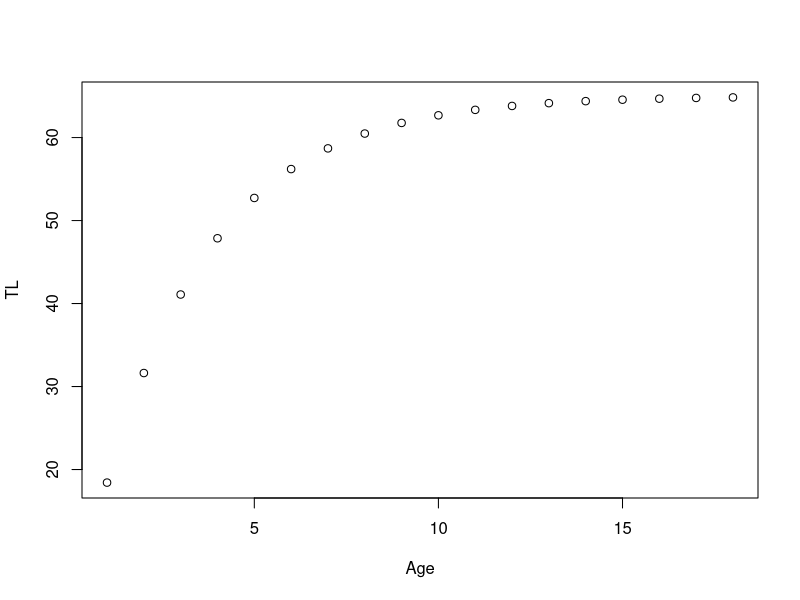
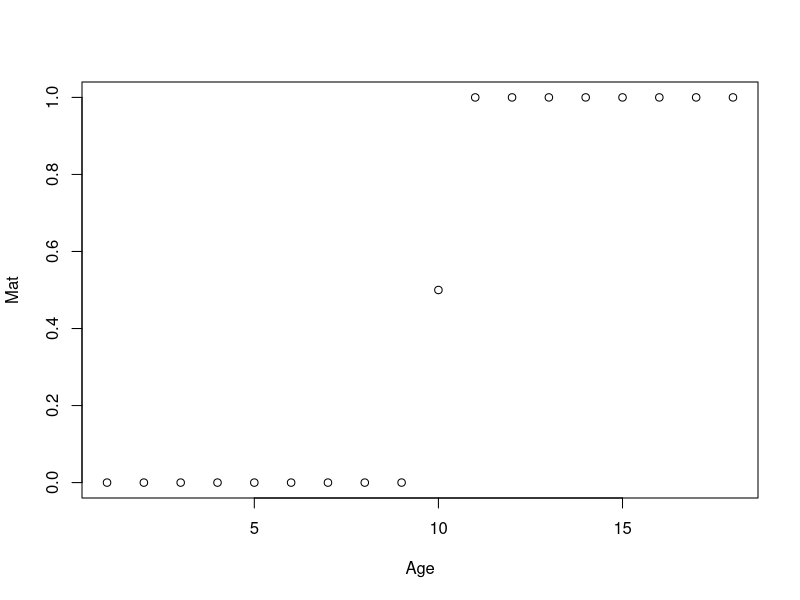
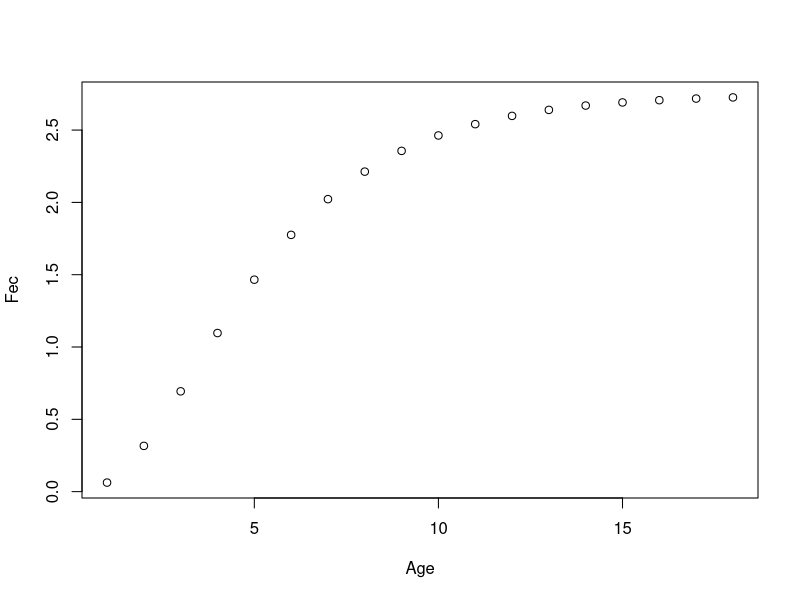
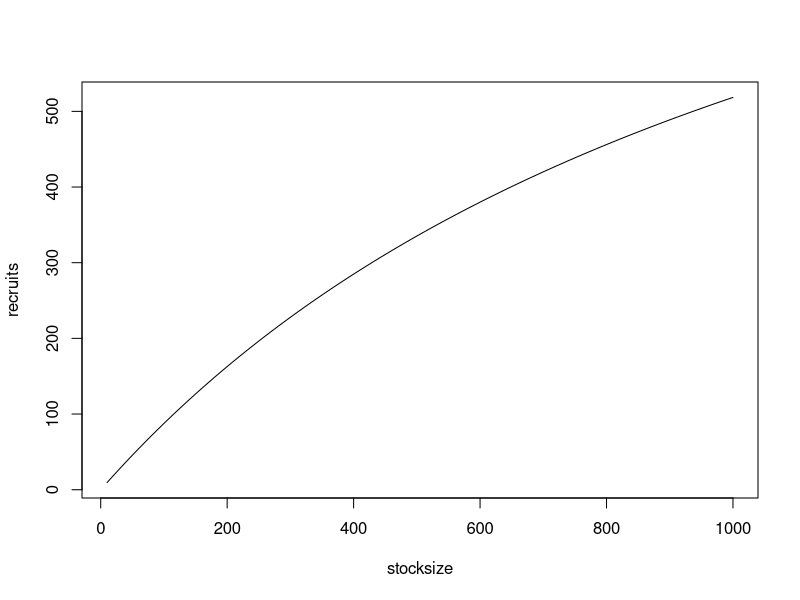

Write the R code that produced these figures, in order. (Note: this script raises an error after producing the figures.)
### 10/30/2020 Turning generic AS model into monthly scallops 
#   -first make monthly
#   -then input more realistic scallop parms

### Remaining to do:
#     -Probably want to allow the scallops to live maybe 18 months? This would also allow for the possibility that some scallops can
#           -spawn twice. Seems ballpark that this would be a proportion <50% but greater than 10%
#     -make harvest season explicit (i.e. vulnerability off of age or month as opposed to size) or having a vul to harvest and vul to retention
#     -deal with animals that can spawn before they're killed, so need an aggregator to sum eggs in non-recruit months.
#     -consider spatial issues




rm(list = ls())

################################################################################
# Parameters #
################################################################################

### Constants, life history and fishery ###

  amax = 18    #Going to be changed to 18, maximum age, in months *possibly taken from Geiger 2010
  Ro = 1000       #recruitment at unfished conditions *made up, theoretical
  CR = 8          #recruitment compensation ratio *guessed, could look back at CR of other bivalves
  vbk = 4/12      #von bertelanfy metabolic parameter *initially guessed by manually matching to barber and blake, lines kinda up with Wolf & Mendo
  vblinf = 65     #von bertelanfy length infinity parameter, mm shell height *from Geiger
  vbt0 = 0        #von bertelanfy t0 parameter *made up
  alw = 0.0001   #length weight alometry parameter, just altered so asympt. wt = ~ 1 oz, probably *Made up, Jen is going to check on data for this
  alwb = 3        #length weight alometry b parm
  #next 3 parms may be informed by Jen's current study 
  wmat = 12       #weight at maturity *values tied to when we thought 50% maturity occurred in months, then to weights, so this changes with alw
  amat = 10       #age at 50% maturity
  msd = .1        #standard deviation of maturity *made up, will update
  vlh = 50        #length at 50% vulnerability *guessed, Jen will check on histograms
  vsd = 5        #standard deviation of length at 50% vulnerability
  M = 0.2        #natural mortality *Jen's work had the monthly of .17 - .23 (daily 0.0057 - 0.0078) *intial guess was 0.35       
  TLref = vblinf*0.5  #this is the reference length for M--i.e. at what length are we assuming length-invariant M is being measured. 
                      #So, the M=0.35 above is saying M is constant over all ages/sizes, which is probably wrong. But to use the Lorenzen-type 
                      #mortality scaling, we need to say what the constant M is representing.
  lorenzc = 1     #exponent of the scaling of mortality with length. 

  effort = 0     #fixing effort at a constant level, so changing to deterministic (non-dynamic) effort
  q = 0.0003        #fixing q at a constant
  U = 0           #harvest rate, used for equilibrium calculations only. In the model harvest rate (hr) is used as 1-exp(-effort *catchability), allowing for time varying effort
  qmax = .0005       #qmax is the maximum catchability (used in vary q with abundance)
  
### Age-specifc vectors ###
  Age = seq(1,amax)                             #Age
  TL = vblinf*(1-exp(-vbk*(Age-vbt0)))          #Total length
  Wt = (alw*(TL)^alwb)                          #Weight
  Vul = 1/(1+exp(-(TL-vlh)/vsd))                #Vulnerability
  #Surv = (1+vblinf/TL*(exp(vbk)-1))^(-M/vbk)    #Survival in each time step, could have alterantively done: exp(-Madult*linf/base_len)
  Surv = exp(-(M*TLref/TL))^lorenzc             #another, simpler way of looking at age-varying survival. Note this will produce more variation than the above method
  Lo = vector(length=amax); Lo[1]=1;  for (i in 2:amax){Lo[i]=Lo[i-1]*Surv[i-1]}; #Lo[Amax] = Lo[(Amax-1)]*surv[(Amax-1)]/(1-surv[(Amax-1)])       #survivorship in unfished condtions with special survivorship for terminal age
  Lfished = vector(length=amax); Lfished[1]=1;  for (i in 2:amax){Lfished[i]=Lfished[i-1]*Surv[i-1]*(1-U*Vul[i-1])}; #Lfished[Amax] = Lfished[(Amax-1)]*surv[(Amax-1)]*(1-U*vul[(Amax-1)])/(1-surv[(Amax-1)]*(1-U*vul[(Amax-1)]))       #Standard with special calculation for terminal fished survivorship

  Mat = 1/(1+exp(-(Age-amat)/msd))                #Vulnerability
  Fec = .1*Wt # the 0.1 is from the Barber & Blake paper, but Jen will double check
  #Fec = ifelse((Wt-Wt[amat])<0,0,Wt-Wt[amat])           #Fecundity

plot(Age, TL)
plot(Age, Mat)
plot(Age, Fec)

### Calculations from vectors ###
  epro = sum(Lo*Fec)                    #eggs-per-recruit unfished conditions
  eprf = sum(Lfished*Fec)               #eggs-per-recruit fished conditions
  bpro = sum(Wt,Lo)                     #biomass-per-recruit unfished conditions
  npro = sum(Lo)                        #numbers-per-recruit unfished conditions
  vbpro = sum(Vul*Wt*Lo)                #vulnerable biomass per recruit unfished conditions
  vbprf = sum(Vul*Wt*Lfished)           #vulnerable biomiass per recruit fished conditions
  spr = epro/eprf                       #spawning potential ratio
  bo = Ro*bpro                          #biomass at unfished condtions
  no = Ro*npro                          #numbers at unfished conditions
  vbo = Ro*vbpro                        #vulnerable biomass at unfished conditions
  kq = 2/bo                             # scaling constant for abundance varying q (from Pine et al 2015)
  #recruitment parms and calcs#

  ### THESE NEED TO BE ADJUSTMENT TO DEAL WITH PROP SPAWN
    bha = CR/epro                         #beverton holt a parm
    bhb = (CR-1)/(Ro*epro)                #beverton holt b parm
    r.eq = (bha*eprf-1)/(bhb*eprf)        #equilibrium recruitment
    yield.eq = U*vbprf*r.eq

    #looking at the beverton holt stock-recruit relationships--you can change CR and re-run to see how this changes
      stocksize <- seq(10, 1000, length.out=100)
      recruits <- bha*stocksize/(1+bhb*stocksize)
      plot(stocksize,recruits, type="l")

################################################################################
### time and age dynamics ###
################################################################################
  months = 120
  #setting up space for model outputs
    eggs = vector(length=months); N=vector(length=months); B=vector(length=months); VB=vector(length=months); hr=vector(length=months); 
    yield = vector(length=months); cpue = vector(length=months); qt = vector(length=months); et = vector(length=months); 

  #numbers at age of fish
  nage = matrix(0,months,amax)                                                     #set up matrix
      #initializing first year age structure
      nage[1,1]=Ro#*Lo                                                              #numbers at age, year 1
      nage[cbind(1:amax,1:amax)] <- Ro*Lo
      #initializing first year of all year dependent values, note, these must go in a specific order
      prop_spawn<-c(0,0,0,0,0,0.1,0.2,0.5,0.8,0.8,0.2,0.1)                          #proportion of indv that spawn in each month (across ages), currently dummy values 
      #prop_spawn <- prop_spawn/sum(prop_spawn) ### requires adjustment of a/b BH rec
      prop_2spawn <- c(0.3,0.5,1,0,0,0,0,0,0,0,0,0)
      #prop_2spawn <- prop_2spawn/sum(prop_2spawn) ### requires adjustment of a/b BH rec

      prop_bspawn <- prop_spawn + prop_2spawn
      #initializing first year of all year dependent values, note, these must go in a specific order
      prop_spawn<-c(0,0,0,0,0,0.2,0.2,0.5,0.8,0.8,0.2,0)                          #proportion of indv that spawn in each month (across ages), currently dummy values 
      #proc_err[1] = 0 #rnorm(1,0,sdpro)                                          #first value of process error
      N[1] = sum(nage[1,])                                                        #first value of total numbers
      B[1] = sum(nage[1,]*Wt)                                                     #first value of total biomass
      VB[1] = sum(nage[1,]*Wt*Vul)
      et[1] = effort
      # fishing mortality estimates                                                #first value of vulernable biomass 
	  	 if(FM_flag == 1){                                                           # Here fixing q at a constant
			qt[1] = q                                                                  
			hr[1] = 1-exp(-qt[1]*et[1])
		 } else if (FM_flag == 2){                                                  # first value for varing with effort or abundance (VB) (from Pine et al 2015)
			qt[1] = qmax/(1+kq*B[i])
			hr[1] = 1-exp(-qt[1]*et[1])
		 } else if (FM_flag == 3){                                                  # Fixing hr as a constant U 
			hr[1] = U
	   	 }                                              #first value of harvest rate
      yield[1] = hr[1]*VB[1]                                                     #first value of yield
      cpue[1] = yield[1]/et[1]                                                    #first value of cpue

      eggs <- rep(0, months)                                                          #Filling in eggs (in each month) vector with zeroes

      #calculations for vectors--i.e. year but not age varying components of model
      for( i in 2:months) {
        #recruitment
          nage[i,1] = 0              #the recruitment without process error
          if(i %% 12==1){
            eggs[i-1] <- sum((Fec * Mat * t(nage[(i-12):(i-1),])) %*% diag(prop_bspawn))

            nage[i,1] = bha*eggs[i-1]/(1+bhb*eggs[i-1])              #the recruitment without process error
               }

        #nage[i,1] = bha*eggs[i-1]/(1+bhb*eggs[i-1])              #the recruitment without process error
        #nage[i,1] = bha*eggs[i-1]/(1+bhb*eggs[i-1])*exp(proc_err[i-1])              #the recruitment each year, a product of beverton holt, eggs, and process error ****note this is going to be changed to be a function of a habitat dependent b parmameter, see DD habitat excel file

          for(j in 2:amax) {
            nage[i,j] = nage[i-1,j-1]*Surv[j-1]*(1-Vul[j-1]*hr[i-1])

          }
          
        N[i] = sum(nage[i,])                                                      #total numbers, sum of numbers at each age
        B[i] = sum(nage[i,]*Wt)                                                   #total biomass, sum of numbers at age * weight at age
        VB[i] = sum(nage[i,]*Wt*Vul)                                              #vulernable biomass, sum of numbers at age * weight at age * vul at age
        qt[i] = q                                                                  #catchability when fixed as a constant
        et[i] = effort                                                             #effort when fixed as a constant
        hr[i] = 1-exp(-qt[i]*et[i])                                                #harvest rate, depends on effort and q
        yield[i] = hr[i]*VB [i]                                                    #yield, dependent on hr and vulnerable biomass
        cpue[i] = yield[i]/et[i]                                                   #cpue, yeild/effort
      }

################################################################################
### Report ###
################################################################################
  #Simple plot of VB, effort
    plot(1:months, VB, type="l", col="blue", lwd=3, ylim=c(0, max(VB)))
    lines(1:months, et, col="red", lwd=3)


    plot(1:months, nage[,1], type='l')

